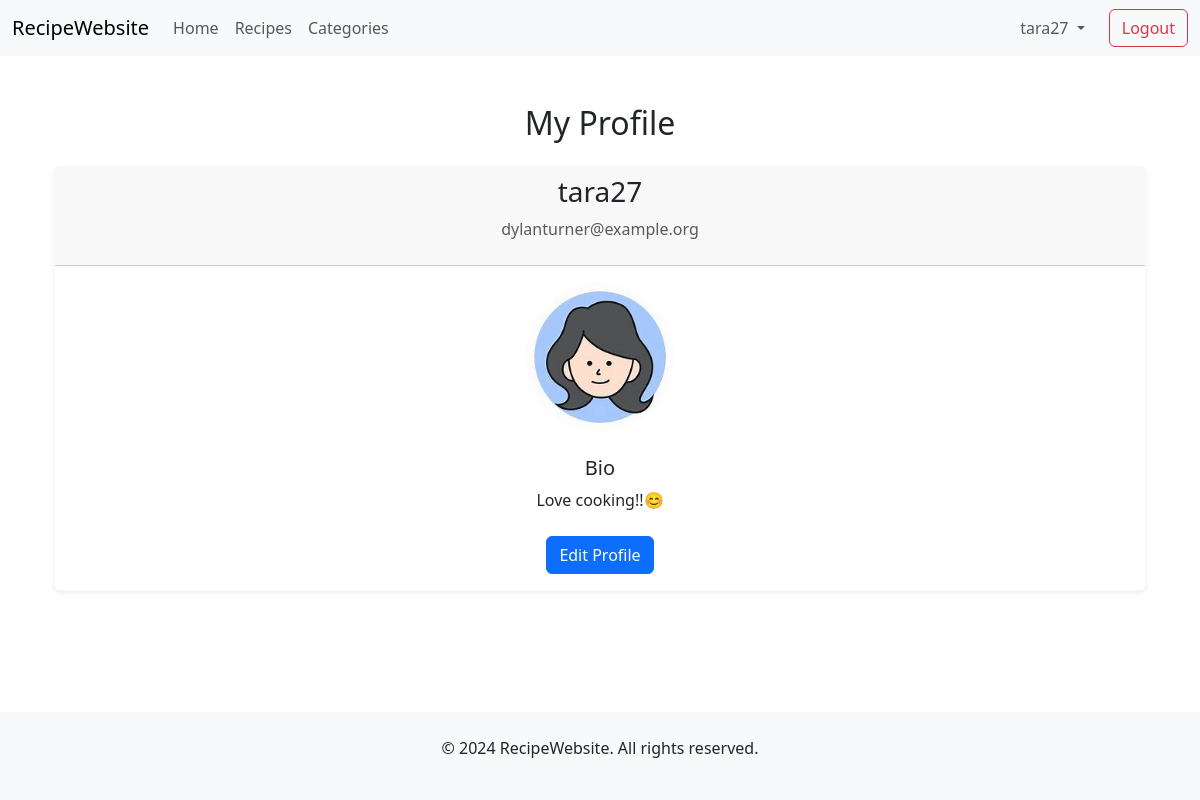
The app's page /auth/my_profile/ (signed in) with its own data.
### custom_auth/models.py (models this page shows)
class UserProfile(models.Model):
    user = models.OneToOneField(User, on_delete=models.CASCADE)
    bio = models.TextField(blank=True, null=True)
    profile_pic = models.ImageField(upload_to='profile_pics/',blank= True, null=True, default='img/default_profile.jpg')

### custom_auth/views.py (the view)
# urls.py: path('my_profile/',my_profile, name ='my_profile'),
@login_required
def my_profile(request):
    user_profile = get_object_or_404(UserProfile, user = request.user)
    return render(request, 'custom_auth/my_profile.html', {'user_profile': user_profile, 'title': 'My Profile'})

### templates/custom_auth/my_profile.html
{% extends 'base.html' %}
{% block start %}
<div class="container mt-5">
    <h2 class="mb-4 text-center">My Profile</h2>
    <div class="card shadow-sm border-light mb-4">
        <div class="card-header text-center">
            <h3>{{ user_profile.user.username }}</h3>
            <p class="text-muted">{{ user_profile.user.email }}</p>
        </div>
        <div class="card-body text-center">
            <div class="mb-4">
                <img src="{{ user_profile.profile_pic.url }}" class="rounded-circle" alt="Profile Picture" style="width: 150px; height: 150px; object-fit: cover;">
            </div>
            <h5 class="card-title">Bio</h5>
            <p class="card-text">{{ user_profile.bio|default:"No bio available" }}</p>
            <div class="mt-4">
                <a href="{% url 'edit_profile' %}" class="btn btn-primary">Edit Profile</a>
            </div>
        </div>
    </div>
</div>
{% endblock %}

### templates/base.html (shortened to what this page needs)
<!doctype html>
<html lang="en">
  <head>
    <link href="https://cdn.jsdelivr.net/npm/bootstrap@5.3.3/dist/css/bootstrap.min.css" rel="stylesheet">
    <link rel="stylesheet" href="https://cdnjs.cloudflare.com/ajax/libs/font-awesome/6.0.0-beta3/css/all.min.css">
  </head>
  <body class="d-flex flex-column min-vh-100">
    <nav class="navbar navbar-expand-lg navbar-light bg-light">
      <div class="container-fluid">
        <a class="navbar-brand" href="/">RecipeWebsite</a>
        <div class="collapse navbar-collapse" id="navbarNav">
          <ul class="navbar-nav me-auto">
            <li class="nav-item">
              <a class="nav-link" href="/">Home</a>
            </li>
            <li class="nav-item">
              <a class="nav-link" href="/recipes/">Recipes</a>
            </li>
            <li class="nav-item">
              <a class="nav-link" href="/recipes/categories">Categories</a>
            </li>
          </ul>
          <ul class="navbar-nav ms-auto d-flex align-items-center">
            {% if request.user.is_authenticated %}
            <li class="nav-item dropdown me-3">
              <a class="nav-link dropdown-toggle" href="#" id="profileDropdown" role="button" data-bs-toggle="dropdown" aria-expanded="false">
                {{ request.user.username }}
              </a>
            </li>
            <li class="nav-item">
              <a class="btn btn-outline-danger" href="{% url 'logout' %}">Logout</a>
            </li>
            {% endif %}
          </ul>
        </div>
      </div>
    </nav>
    <div class="container flex-grow-1">
      {% block start %}
      {% endblock %}
    </div>
    <footer class="bg-light text-center text-lg-start mt-auto">
      <div class="container p-4">
        <p class="text-center">© 2024 RecipeWebsite. All rights reserved.</p>
      </div>
    </footer>
  </body>
</html>

### records on screen
UserProfile: user.username "tara27", user.email "dylanturner@example.org", profile_pic (picture), bio "Love cooking!!😊"

### other values on screen
{{ request.user.username }} "tara27"
